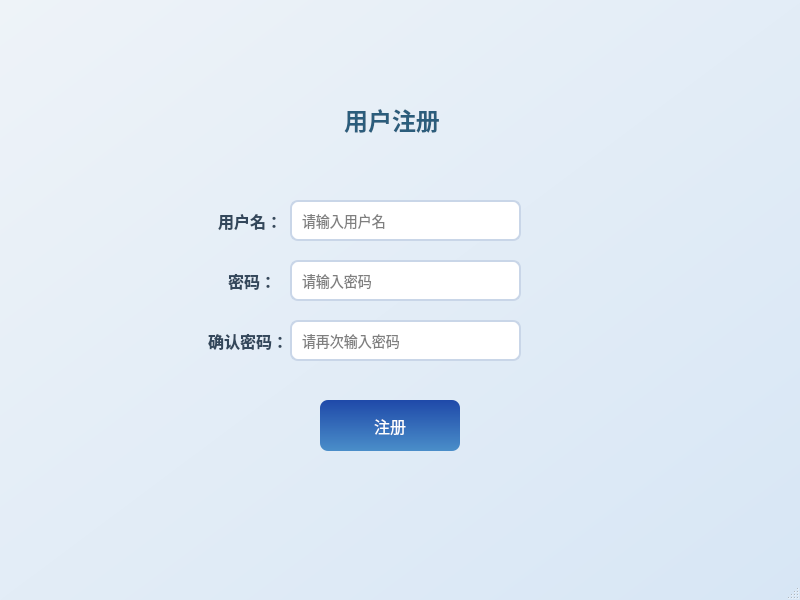
<?xml version="1.0" encoding="UTF-8"?>
<ui version="4.0">
 <class>RegistWindow</class>
 <widget class="QMainWindow" name="RegistWindow">
  <property name="enabled">
   <bool>true</bool>
  </property>
  <property name="geometry">
   <rect>
    <x>0</x>
    <y>0</y>
    <width>800</width>
    <height>600</height>
   </rect>
  </property>
  <property name="windowTitle">
   <string>用户注册</string>
  </property>
  <property name="styleSheet">
   <string notr="true">
QMainWindow {
    background-color: qlineargradient(x1:0, y1:0, x2:1, y2:1, stop:0 #EEF3F8, stop:1 #D7E6F5);
}

QLineEdit {
    background-color: #FFFFFF;
    border: 2px solid #C9D6E8;
    border-radius: 8px;
    padding: 8px;
    font-size: 14px;
}

QLineEdit:hover {
    border: 2px solid rgb(145, 168, 235);
}

QLineEdit:focus {
    border: 2px solid #4c65af;
    outline: none;
}

QPushButton {
    background-color: qlineargradient(x1:0, y1:0, x2:0, y2:1, stop:0 #1f49a9, stop:1 #4A8EC9);
    color: white;
    padding: 10px 20px;
    font-size: 16px;
    border-radius: 8px;
    border: none;
}

QPushButton:hover {
    background-color: qlineargradient(x1:0, y1:0, x2:0, y2:1, stop:0 #4c65af, stop:1 #3A78B5);
}

QPushButton:pressed {
    background-color: #3A78B5;
}

QLabel {
    color: #33475B;
    font-size: 16px;
    font-weight: bold;
    padding: 4px;
}
QToolTip {
    background-color:rgb(228, 232, 201);
    border: 1px solid #7F7F7F;
    color: #000000;
    padding: 5px;
    border-radius: 3px;
    opacity: 230;
}
#titleLabel {
    font-size: 24px;
    font-weight: bold;
    color: #2B5D7C;
    margin-bottom: 20px;
    text-align: center;
    background: transparent;
}

#registerButton {
    min-width: 100px;
}
   </string>
  </property>
  <widget class="QWidget" name="centralwidget">
   <widget class="QLabel" name="titleLabel">
    <property name="geometry">
     <rect>
      <x>280</x>
      <y>100</y>
      <width>224</width>
      <height>58</height>
     </rect>
    </property>
    <property name="text">
     <string>用户注册</string>
    </property>
    <property name="alignment">
     <set>Qt::AlignmentFlag::AlignCenter</set>
    </property>
   </widget>
   <widget class="QLabel" name="userLabel">
    <property name="geometry">
     <rect>
      <x>210</x>
      <y>200</y>
      <width>80</width>
      <height>41</height>
     </rect>
    </property>
    <property name="text">
     <string>用户名：</string>
    </property>
   </widget>
   <widget class="QLineEdit" name="usernameLineEdit">
    <property name="geometry">
     <rect>
      <x>290</x>
      <y>200</y>
      <width>231</width>
      <height>41</height>
     </rect>
    </property>
    <property name="placeholderText">
     <string>请输入用户名</string>
    </property>
   </widget>
   <widget class="QLabel" name="passwordLabel">
    <property name="geometry">
     <rect>
      <x>220</x>
      <y>260</y>
      <width>60</width>
      <height>41</height>
     </rect>
    </property>
    <property name="text">
     <string>密码：</string>
    </property>
   </widget>
   <widget class="QLineEdit" name="passwordLineEdit">
    <property name="geometry">
     <rect>
      <x>290</x>
      <y>260</y>
      <width>231</width>
      <height>41</height>
     </rect>
    </property>
    <property name="toolTip">
     <string>至少含有1个大写字母、数字、小写字母 8-16位;不能有特殊符号</string>
    </property>
    <property name="echoMode">
     <enum>QLineEdit::EchoMode::Normal</enum>
    </property>
    <property name="placeholderText">
     <string>请输入密码</string>
    </property>
   </widget>
   <widget class="QLabel" name="confirmPasswordLabel">
    <property name="geometry">
     <rect>
      <x>200</x>
      <y>320</y>
      <width>110</width>
      <height>41</height>
     </rect>
    </property>
    <property name="text">
     <string>确认密码：</string>
    </property>
   </widget>
   <widget class="QLineEdit" name="confirmPasswordLineEdit">
    <property name="geometry">
     <rect>
      <x>290</x>
      <y>320</y>
      <width>231</width>
      <height>41</height>
     </rect>
    </property>
    <property name="echoMode">
     <enum>QLineEdit::EchoMode::Normal</enum>
    </property>
    <property name="placeholderText">
     <string>请再次输入密码</string>
    </property>
   </widget>
   <widget class="QPushButton" name="registerButton">
    <property name="geometry">
     <rect>
      <x>320</x>
      <y>400</y>
      <width>140</width>
      <height>51</height>
     </rect>
    </property>
    <property name="text">
     <string>注册</string>
    </property>
   </widget>
  </widget>
  <widget class="QMenuBar" name="menubar">
   <property name="geometry">
    <rect>
     <x>0</x>
     <y>0</y>
     <width>800</width>
     <height>25</height>
    </rect>
   </property>
  </widget>
  <widget class="QStatusBar" name="statusbar"/>
 </widget>
 <resources/>
 <connections/>
</ui>
